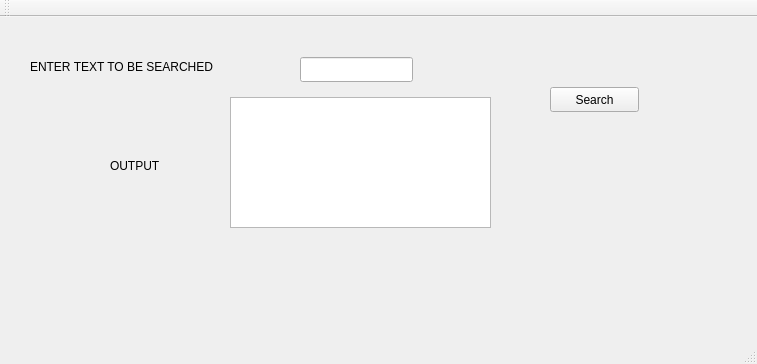
<?xml version="1.0" encoding="UTF-8"?>
<ui version="4.0">
 <class>MainWindow</class>
 <widget class="QMainWindow" name="MainWindow">
  <property name="geometry">
   <rect>
    <x>0</x>
    <y>0</y>
    <width>757</width>
    <height>364</height>
   </rect>
  </property>
  <property name="windowTitle">
   <string>MainWindow</string>
  </property>
  <widget class="QWidget" name="centralWidget">
   <widget class="QLineEdit" name="lineEdit">
    <property name="geometry">
     <rect>
      <x>300</x>
      <y>40</y>
      <width>113</width>
      <height>25</height>
     </rect>
    </property>
   </widget>
   <widget class="QTextEdit" name="textEdit">
    <property name="geometry">
     <rect>
      <x>230</x>
      <y>80</y>
      <width>261</width>
      <height>131</height>
     </rect>
    </property>
   </widget>
   <widget class="QPushButton" name="pushButton">
    <property name="geometry">
     <rect>
      <x>550</x>
      <y>70</y>
      <width>89</width>
      <height>25</height>
     </rect>
    </property>
    <property name="text">
     <string>Search</string>
    </property>
   </widget>
   <widget class="QLabel" name="label">
    <property name="geometry">
     <rect>
      <x>30</x>
      <y>40</y>
      <width>221</width>
      <height>20</height>
     </rect>
    </property>
    <property name="text">
     <string>ENTER TEXT TO BE SEARCHED</string>
    </property>
   </widget>
   <widget class="QLabel" name="label_2">
    <property name="geometry">
     <rect>
      <x>110</x>
      <y>140</y>
      <width>67</width>
      <height>17</height>
     </rect>
    </property>
    <property name="text">
     <string>OUTPUT</string>
    </property>
   </widget>
  </widget>
  <widget class="QMenuBar" name="menuBar">
   <property name="geometry">
    <rect>
     <x>0</x>
     <y>0</y>
     <width>757</width>
     <height>22</height>
    </rect>
   </property>
  </widget>
  <widget class="QToolBar" name="mainToolBar">
   <attribute name="toolBarArea">
    <enum>TopToolBarArea</enum>
   </attribute>
   <attribute name="toolBarBreak">
    <bool>false</bool>
   </attribute>
  </widget>
  <widget class="QStatusBar" name="statusBar"/>
 </widget>
 <layoutdefault spacing="6" margin="11"/>
 <resources/>
 <connections/>
</ui>
